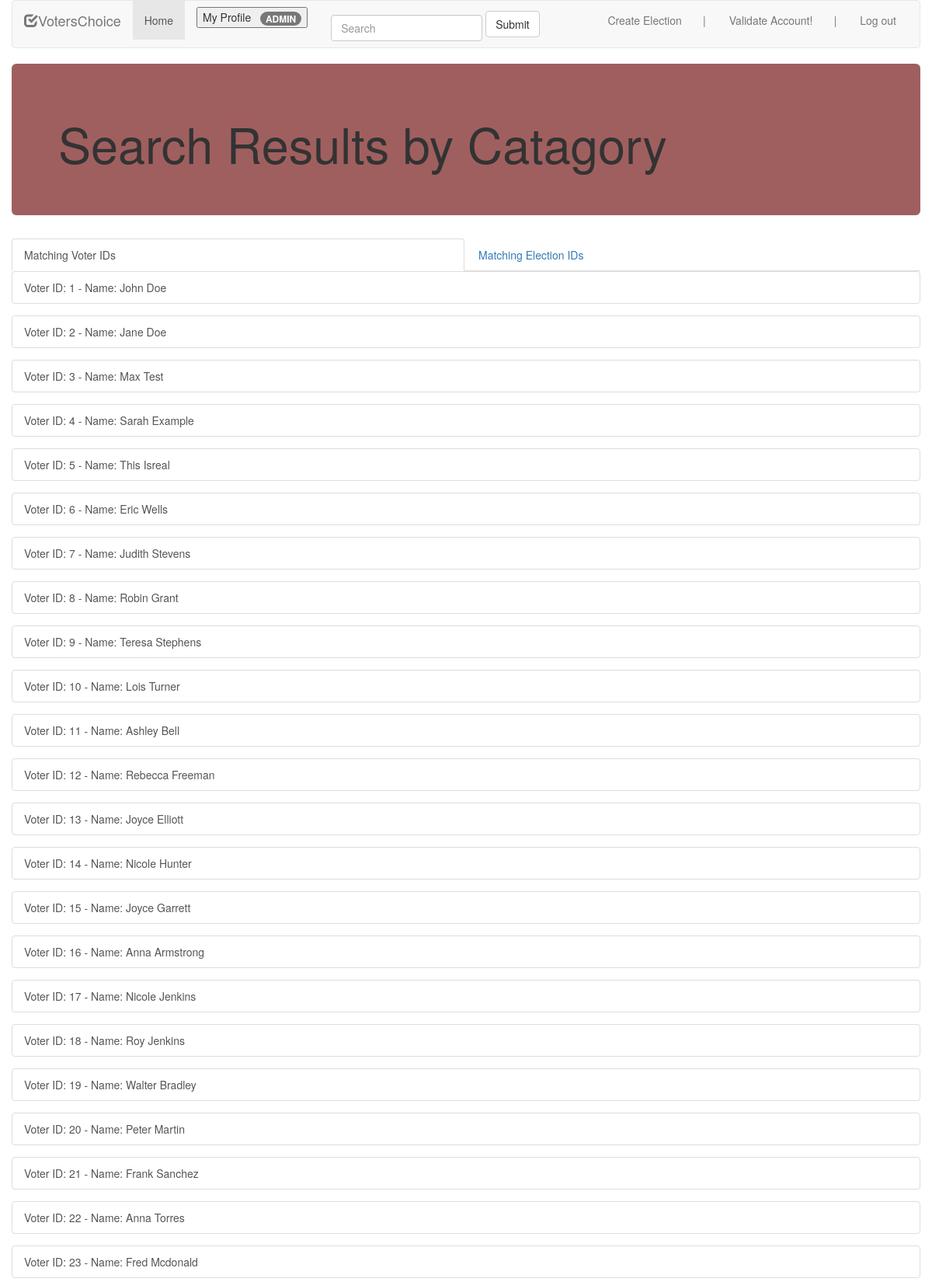
The app's page /php/search.php (signed in, upper part) with its own data.
### tables this page shows
CREATE TABLE Users (
    id int NOT NULL,
    full_name varchar(255) NOT NULL,
    email varchar(255) NOT NULL,
    password varchar(20) NOT NULL,
    license_nmbr varchar(25),
    address varchar(255) NOT NULL,
    zipcode int NOT NULL,
    permissions int NOT NULL,
    dob date NOT NULL,
    state char(2) NOT NULL,
    gender char(1),
    party_aff char(3),
    ssn int,
    passport_nmbr int,
    CONSTRAINT Users_pk PRIMARY KEY (id)
);

### php/search.php (the view, shortened to what this page needs)
<!DOCTYPE html>
<html>
    <head>
        <link rel="stylesheet" href="../css/homepage.css" type="text/css">
    </head>
    <body>
        <?php
            $search = $_POST["search"];
            $con = mysqli_connect(DB_SERVER,DB_USERNAME,DB_PASSWORD,DB_DATABASE);
            $search_profiles = "SELECT * FROM users where CAST(id as CHAR) LIKE '%" . $search . "%'";
            $res = $con->query($search_profiles);
        ?>
        <div class="container" style="width: 100%">
            <?php include 'navbar-admin.php';?>
            <div class="jumbotron">
                <h1>Search Results by Catagory</h1>
            </div>
            <ul class="nav nav-tabs">
                    <li class="active" style="width:50%"><a data-toggle="tab" href="#users">Matching Voter IDs</a></li>
                    <li style="width:50%"><a data-toggle="tab" href="#elections">Matching Election IDs</a></li>
            </ul>
            <div class="tab-content">
                <div id="users" class="tab-pane fade in active">
                    <div class="list-group">
                        <form action="profile.php" method="post">
                        <?php
                            if($res->num_rows > 0){
                                while($row = $res->fetch_assoc()){ ?>
                                    <div class="form-group"> <?php
                                    echo '<button type="submit" name="submit" value=' . $row["id"] .' class="list-group-item">Voter ID: ' . $row['id'] . "    -    Name: " . $row['full_name'] . '</button>'; ?>
                                    </div>
                                    <?php
                                }
                            }
                            ?>
                        </form>
                    </div>
                </div>
            </div>
        </div>
    </body>
</html>

### css/homepage.css (style rules this page uses)
.jumbotron { background-color: #A05F5F; }

### records on screen
users: id "1", full_name "John Doe"
users: id "2", full_name "Jane Doe"
users: id "3", full_name "Max Test"
users: id "4", full_name "Sarah Example"
users: id "5", full_name "This Isreal"
users: id "6", full_name "Eric Wells"
users: id "7", full_name "Judith Stevens"
users: id "8", full_name "Robin Grant"
users: id "9", full_name "Teresa Stephens"
users: id "10", full_name "Lois Turner"
users: id "11", full_name "Ashley Bell"
users: id "12", full_name "Rebecca Freeman"
users: id "13", full_name "Joyce Elliott"
users: id "14", full_name "Nicole Hunter"
users: id "15", full_name "Joyce Garrett"
users: id "16", full_name "Anna Armstrong"
users: id "17", full_name "Nicole Jenkins"
users: id "18", full_name "Roy Jenkins"
users: id "19", full_name "Walter Bradley"
users: id "20", full_name "Peter Martin"
users: id "21", full_name "Frank Sanchez"
users: id "22", full_name "Anna Torres"
users: id "23", full_name "Fred Mcdonald"

### other values on screen
$perm "ADMIN"
